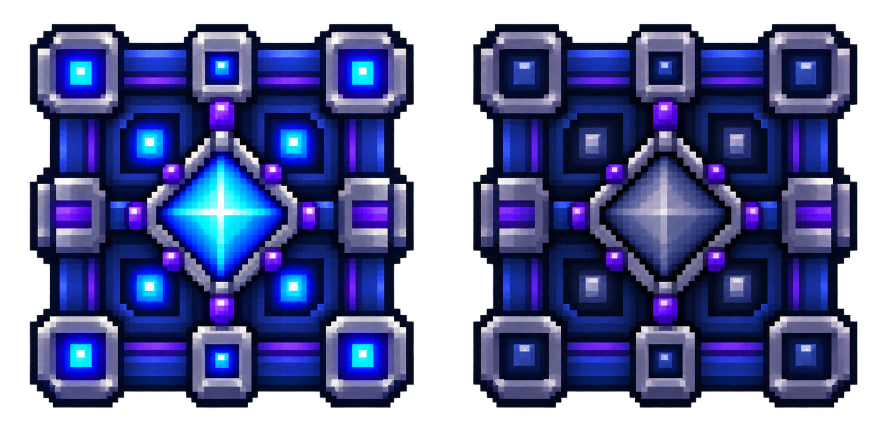
#> input picture brand-data/prompts/10-bloque-synt.png, 1774 x 887 px, found by its file name (shown at 1/2 size)
$ python inspect_synt_edges.py
#> lines starting #> are read from the running program, lines starting #| are printed output that depends on the picture; long printed decimals are rounded
from PIL import Image
import numpy as np

im = Image.open('brand-data/prompts/10-bloque-synt.png').convert('RGBA')
#> im is the input picture: PIL image 1774x887 RGBA; mean R, G, B, A 31.1, 37.2, 84.1, 175.1
# Object 0: (59, 47, 828, 816)
face_act = im.crop((59, 47, 828, 816))
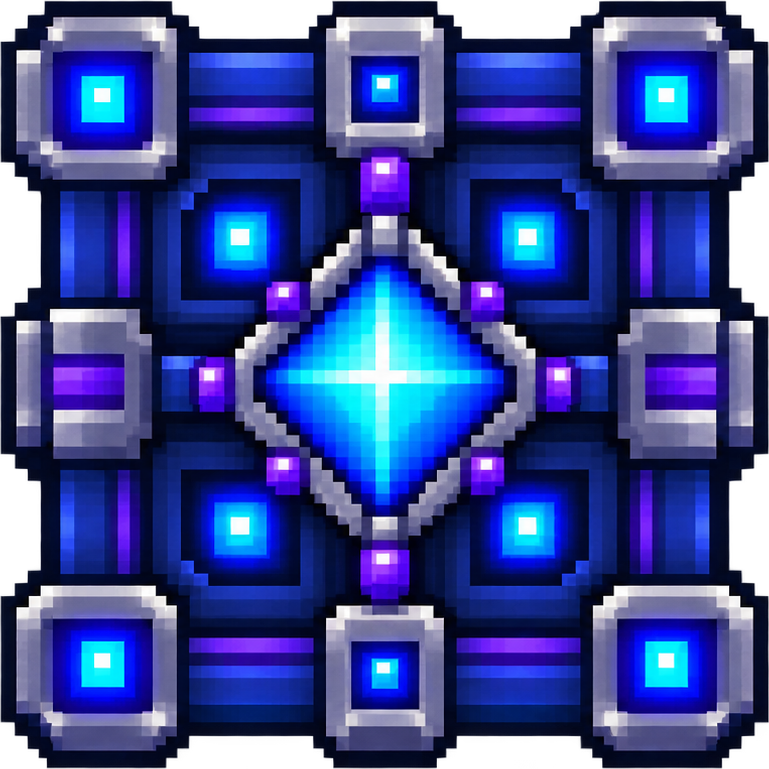
#> face_act: PIL image 769x769 RGBA; mean R, G, B, A 41.3, 55.3, 128.7, 232.9; transparent parts drawn white
# Object 1: (946, 48, 1715, 816)
face_inact = im.crop((946, 48, 1715, 816))
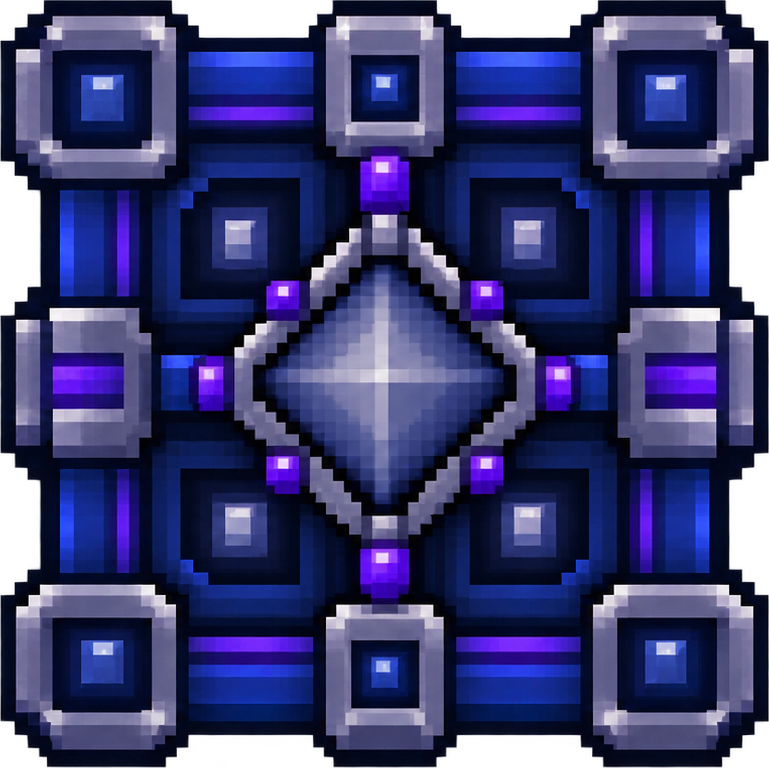
#> face_inact: PIL image 769x768 RGBA; mean R, G, B, A 41.6, 43.8, 95.1, 233.2; transparent parts drawn white

# Let's inspect the edges of face_act:
arr = np.array(face_act)
print('Face active size:', face_act.size)
#| Face active size: (769, 769)
print('Top row alpha mean:', arr[0, :, 3].mean())
#| Top row alpha mean: 9.966
print('Bottom row alpha mean:', arr[-1, :, 3].mean())
#| Bottom row alpha mean: 20.650
print('Left col alpha mean:', arr[:, 0, 3].mean())
#| Left col alpha mean: 34.156
print('Right col alpha mean:', arr[:, -1, 3].mean())
#| Right col alpha mean: 49.096
# Are the outer pixels transparent or semitransparent?
print('Inner pixels alpha mean (y=10..-10, x=10..-10):', arr[10:-10, 10:-10, 3].mean())
#| Inner pixels alpha mean (y=10..-10, x=10..-10): 239.537

$ run again, with brand-data/prompts/ChatGPT Image 29 ago 2026, 03_16_33 a.m..png copied over brand-data/prompts/10-bloque-synt.png
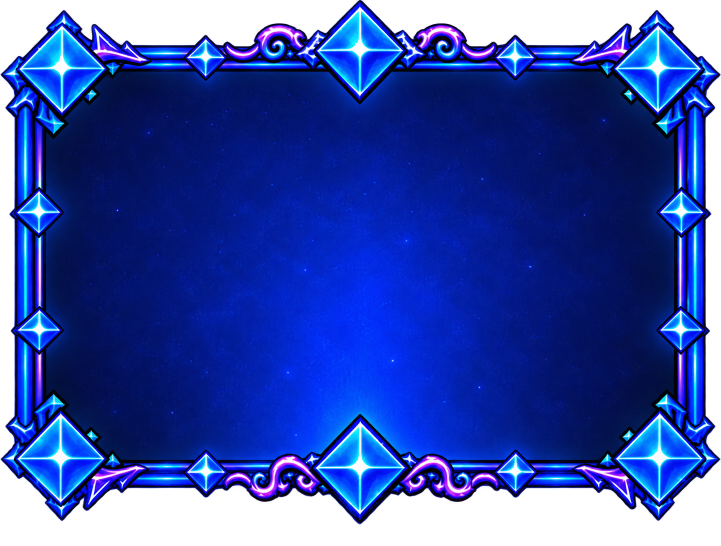
#> input picture brand-data/prompts/ChatGPT Image 29 ago 2026, 03_16_33 a.m..png, 1442 x 1091 px, found by its file name (shown at 1/2 size)
#> im is the input picture: PIL image 1442x1091 RGBA; mean R, G, B, A 8.2, 32.1, 124.9, 204.9
#> `face_act = im.crop((59, 47, 828, 816))`:
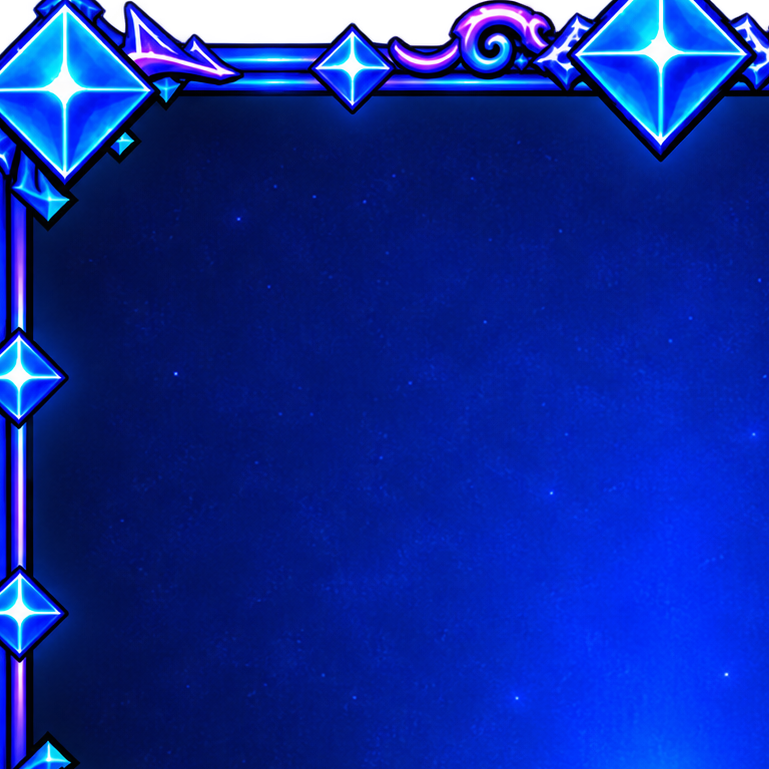
#> face_act: PIL image 769x769 RGBA; mean R, G, B, A 6.3, 33.7, 146.9, 244.9; transparent parts drawn white
#> `face_inact = im.crop((946, 48, 1715, 816))`:
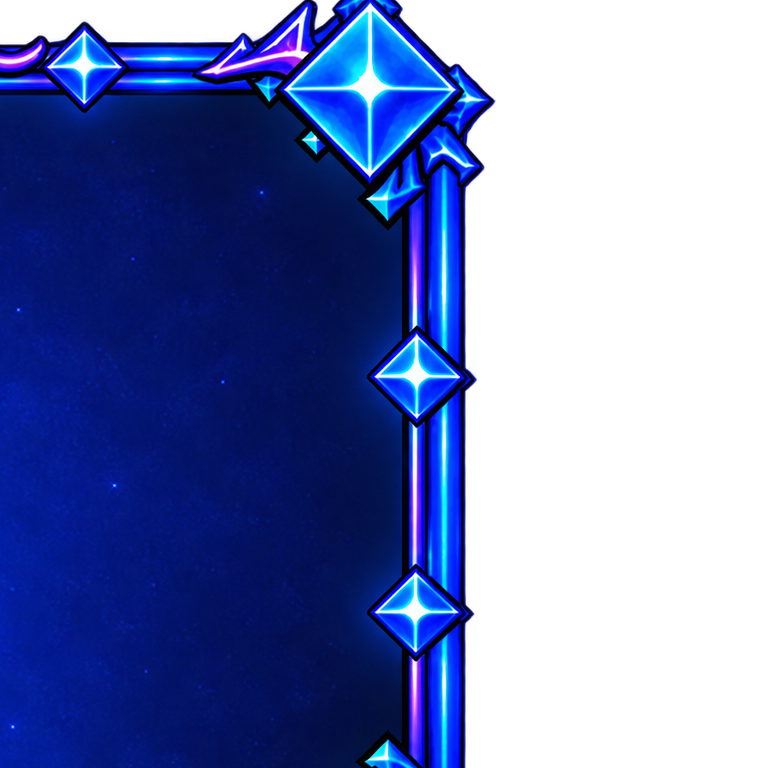
#> face_inact: PIL image 769x768 RGBA; mean R, G, B, A 4.6, 18.8, 75.3, 146.8; transparent parts drawn white
#| Face active size: (769, 769)
#| Top row alpha mean: 56.847
#| Bottom row alpha mean: 252.099
#| Left col alpha mean: 234.519
#| Right col alpha mean: 243.009
#| Inner pixels alpha mean (y=10..-10, x=10..-10): 247.144
